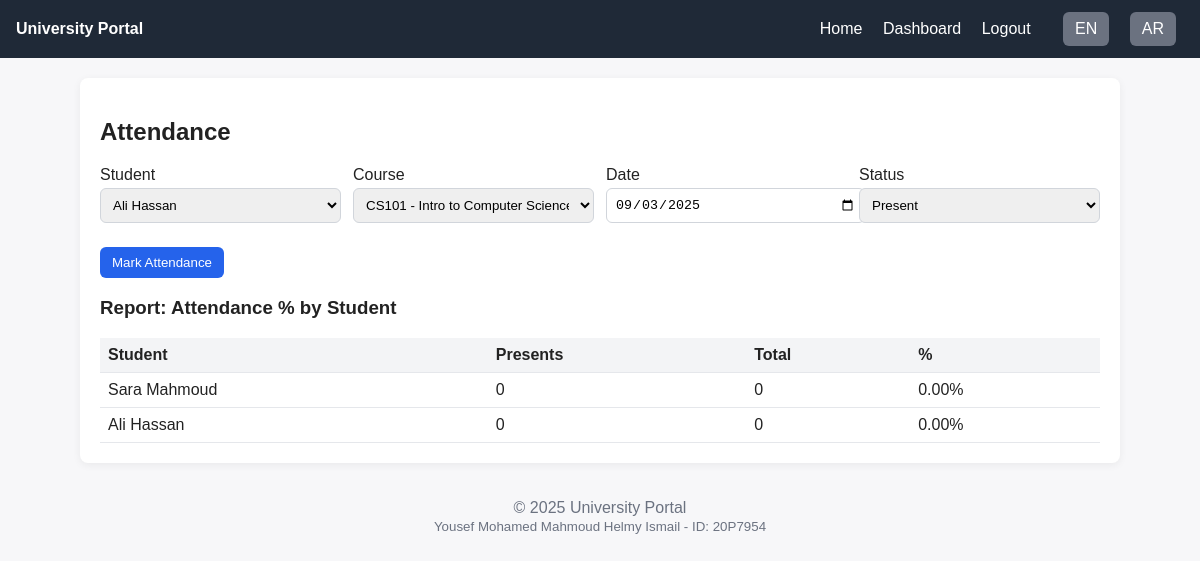
Page /attendance/index.php (signed in) on the committed database.
### tables this page shows
CREATE TABLE students (
  id INT PRIMARY KEY AUTO_INCREMENT,
  first_name VARCHAR(100) NOT NULL,
  last_name VARCHAR(100) NOT NULL,
  national_id VARCHAR(20) NOT NULL UNIQUE,
  grade_level VARCHAR(20) NOT NULL,
  guardian_contact VARCHAR(50),
  created_at TIMESTAMP DEFAULT CURRENT_TIMESTAMP
);

### lib/util.php (called while the page is built, shortened)
<?php
function e(string $s): string { return htmlspecialchars($s, ENT_QUOTES, 'UTF-8'); }

### attendance/index.php (the view, shortened to what this page needs)
<?php
require_once __DIR__ . '/../lib/util.php';
$pdo = DB::conn();
$students = $pdo->query('SELECT id, first_name, last_name FROM students ORDER BY first_name')->fetchAll();
$courses = $pdo->query('SELECT id, code, name FROM courses ORDER BY code')->fetchAll();
$percentages = $pdo->query("SELECT s.id, CONCAT(s.first_name,' ',s.last_name) AS name,
  SUM(a.status='present') AS presents,
  COUNT(a.id) AS total,
  CASE WHEN COUNT(a.id)=0 THEN 0 ELSE ROUND(SUM(a.status='present')/COUNT(a.id)*100,2) END AS percent
FROM students s LEFT JOIN attendance a ON a.student_id = s.id
GROUP BY s.id ORDER BY s.id DESC")->fetchAll();
require_once __DIR__ . '/../partials/header.php';
?>
<h2>Attendance</h2>
<form method="post" style="display:grid;grid-template-columns:repeat(4,1fr);gap:12px;align-items:end;">
  <div class="field">
    <label>Student</label>
    <select name="student_id">
      <?php foreach ($students as $s): ?>
        <option value="<?= (int)$s['id'] ?>"><?= e($s['first_name'].' '.$s['last_name']) ?></option>
      <?php endforeach; ?>
    </select>
  </div>
  <div class="field">
    <label>Course</label>
    <select name="course_id">
      <?php foreach ($courses as $c): ?>
        <option value="<?= (int)$c['id'] ?>"><?= e($c['code'].' - '.$c['name']) ?></option>
      <?php endforeach; ?>
    </select>
  </div>
  <div class="field">
    <label>Date</label>
    <input type="date" name="date" value="<?= e(date('Y-m-d')) ?>" />
  </div>
  <div class="field">
    <label>Status</label>
    <select name="status">
      <option value="present">Present</option>
    </select>
  </div>
  <div style="grid-column:1/5"><button class="btn" type="submit">Mark Attendance</button></div>
</form>
<h3>Report: Attendance % by Student</h3>
<table>
  <tr><th>Student</th><th>Presents</th><th>Total</th><th>%</th></tr>
  <?php foreach ($percentages as $p): ?>
    <tr>
      <td><?= e($p['name']) ?></td>
      <td><?= (int)$p['presents'] ?></td>
      <td><?= (int)$p['total'] ?></td>
      <td><?= number_format($p['percent'],2) ?>%</td>
    </tr>
  <?php endforeach; ?>
</table>
<?php require_once __DIR__ . '/../partials/footer.php'; ?>

### partials/header.php (style rules this page uses)
body { font-family: Arial, sans-serif; margin:0; background:#f7f7f9; color:#222; }
.btn { display:inline-block; padding:8px 12px; background:#2563eb; color:#fff; border:none; border-radius:6px; text-decoration:none; cursor:pointer; }
.field { margin-bottom:12px; }
label { display:block; margin-bottom:4px; }
input, select, textarea { width:100%; padding:8px; border:1px solid #d1d5db; border-radius:6px; }
table { width:100%; border-collapse:collapse; }
th, td { padding:8px; border-bottom:1px solid #e5e7eb; text-align: left; }
th { background:#f3f4f6; }

### rows in the picture
students: name "Sara Mahmoud", presents "0", total "0", percent "0.00"
students: name "Ali Hassan", presents "0", total "0", percent "0.00"

### other values in the picture
$title "University Portal"
I18n::t('logout') "Logout"
form field student_id "Ali Hassan"
form field course_id "CS101 - Intro to Computer Science"
